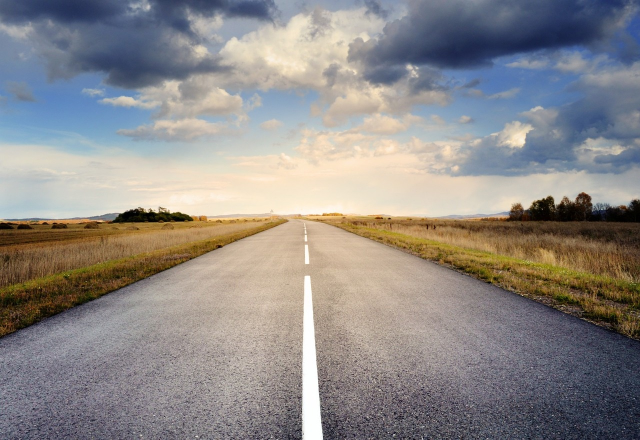
#> input picture road1.jpg, 1280 x 879 px (shown at 1/2 size)
$ python perspective_transform.py
#> lines starting #> are read from the running program, lines starting #| are printed output that depends on the picture
import cv2
import numpy as np

# read the input image

img = cv2.imread('road1.jpg')
#> img is the input picture: shape (879, 1280, 3); mean B, G, R 136, 137.9, 142
cv2.namedWindow('Display Image')
cv2.imshow("Road", img)


print(img.shape)
#| (879, 1280, 3)

try:
    # define the source and destination points for perspective transform
    src_points = np.float32([(54,653), (1180,653), (461,484), (770,484)])
    dst_points = np.float32([(0,0),(1180,0),(0,653), (1180,653)])

    # compute the perspective transform matrix
    M = cv2.getPerspectiveTransform(src_points, dst_points)

    try:
        # Save the perspective matrix in a file
        with open("PerspectiveMatrix.txt", 'w') as f:
            f.write("The Perspective Matrix is saved here: {}".format(M))
    except Exception as e:
        print("Error found:{}".format(e))

    # apply the perspective transform to the image
    warped = cv2.warpPerspective(img, M, (1180, 653))
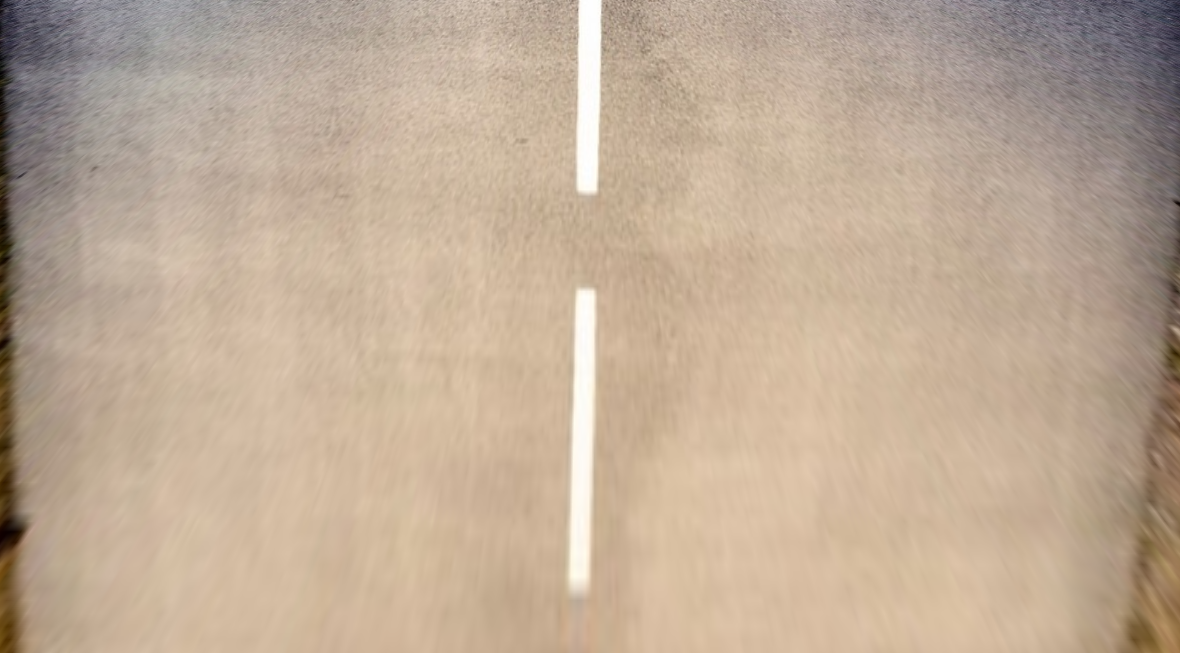
#> warped: shape (653, 1180, 3); mean B, G, R 151, 171.4, 191.6

except Exception as e:
    print(e)

# display the original and transformed images side by side
cv2.imshow('Original Image', img)
cv2.imshow('Warped Image', warped)

cv2.waitKey(0)

cv2.destroyAllWindows()

$ run again, with road.jpg copied over road1.jpg
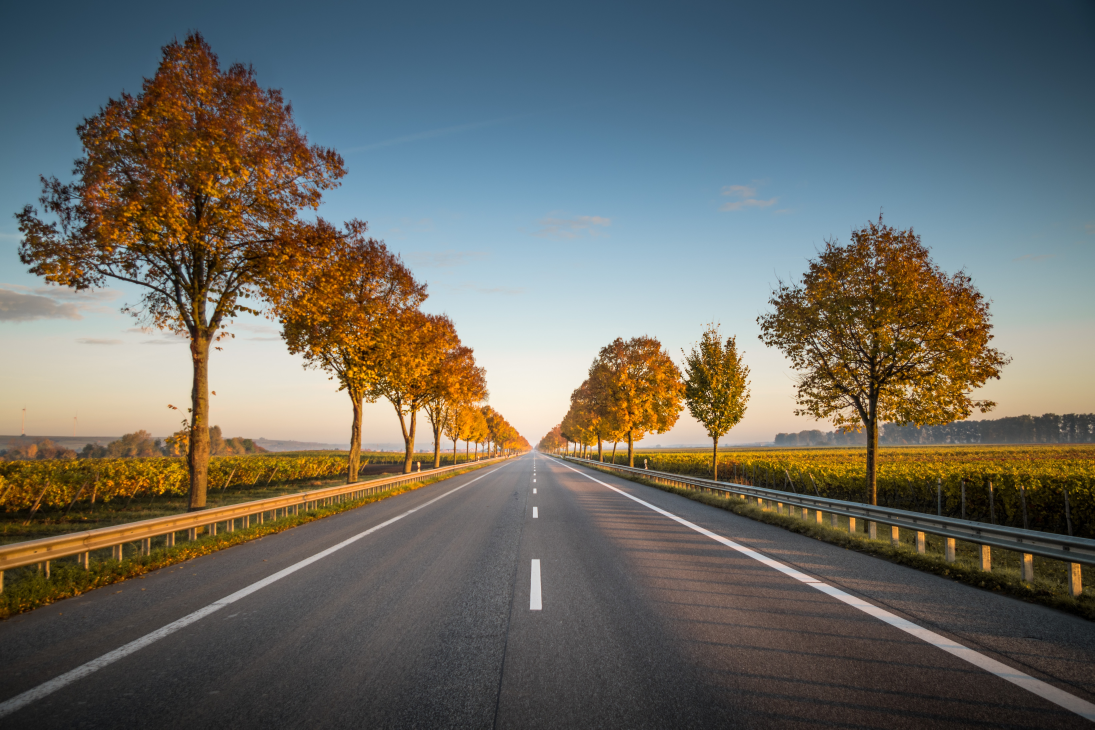
#> input picture road.jpg, 5472 x 3648 px (shown at 1/5 size)
#> img is the input picture: shape (3648, 5472, 3); mean B, G, R 98.7, 106, 106.8
#| (3648, 5472, 3)
#> `warped = cv2.warpPerspective(img, M, (1180, 653))`:
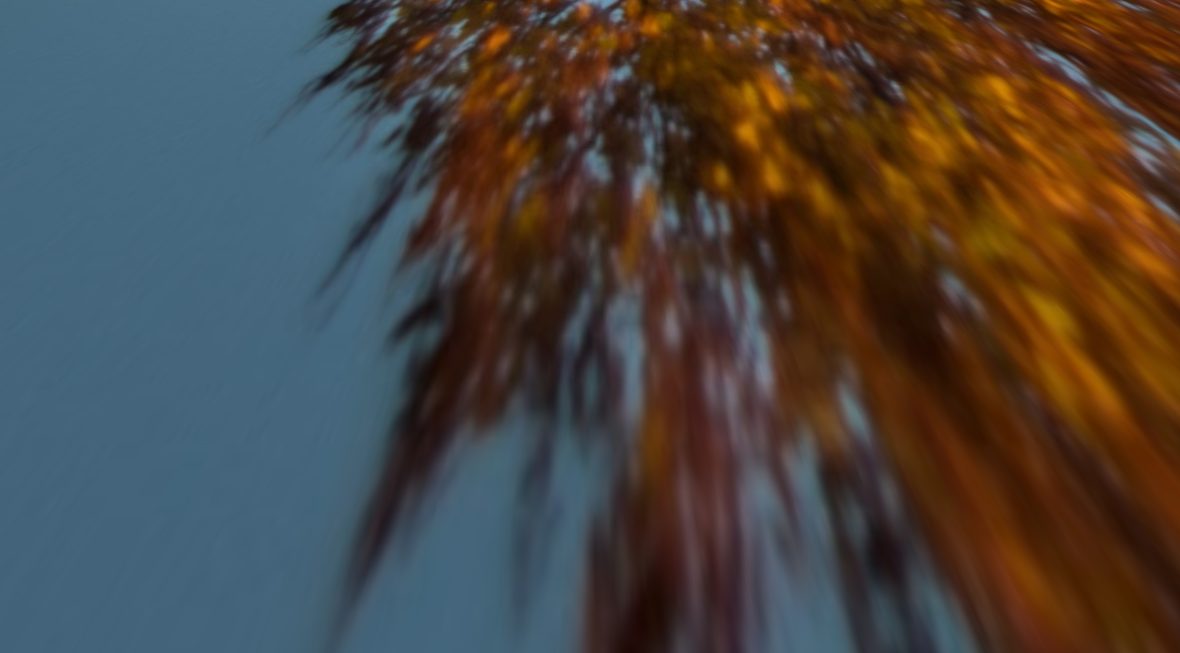
#> warped: shape (653, 1180, 3); mean B, G, R 64.1, 69, 75.1
